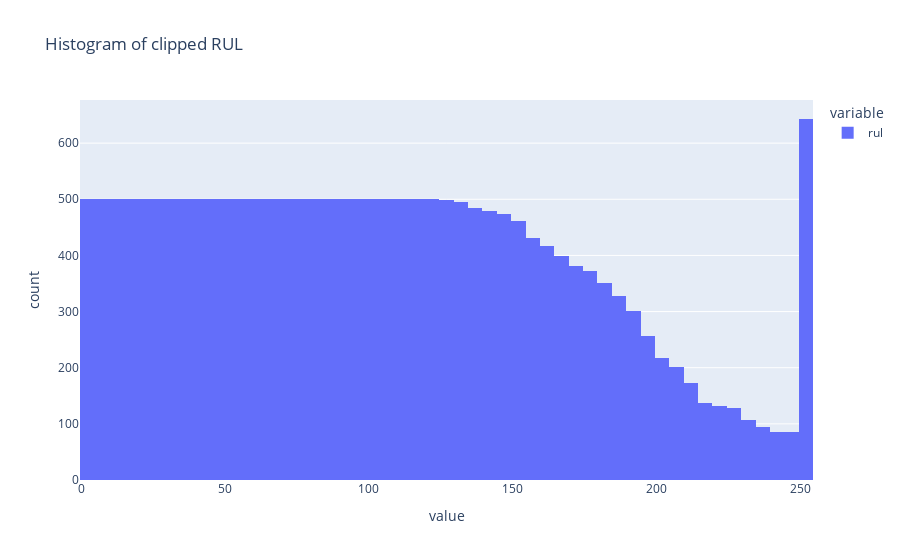

Write notebook code for a chart like this one.
### Markdown cell above
Taking the log transform has pushed the weight of the graph to the right. This is not ideal as the model would learn to predict values in the  extreme right and fail to predict the smaller values. Let us try clipping and undersampling.

### Code cell
fig_4 = px.histogram(train['rul'].clip(upper=250), title="Histogram of clipped RUL")
fig_4

### Figure 1 — Plotly figure (JSON) as saved in the notebook; plotly's stock layout.template omitted (floating-point values rounded to 4 significant figures; data arrays with more than 128 entries replaced by an {"elided": "..."} marker saying what was removed)
{"data": [{"alignmentgroup": "True", "bingroup": "x", "hovertemplate": "variable=rul<br>value=%{x}<br>count=%{y}<extra></extra>", "legendgroup": "rul", "marker": {"color": "#636efa", "pattern": {"shape": ""}}, "name": "rul", "offsetgroup": "rul", "orientation": "v", "showlegend": true, "type": "histogram", "x": {"elided": "20631 int values"}, "xaxis": "x", "yaxis": "y"}], "layout": {"barmode": "relative", "legend": {"title": {"text": "variable"}, "tracegroupgap": 0}, "title": {"text": "Histogram of clipped RUL"}, "xaxis": {"anchor": "y", "domain": [0, 1], "title": {"text": "value"}}, "yaxis": {"anchor": "x", "domain": [0, 1], "title": {"text": "count"}}}}
